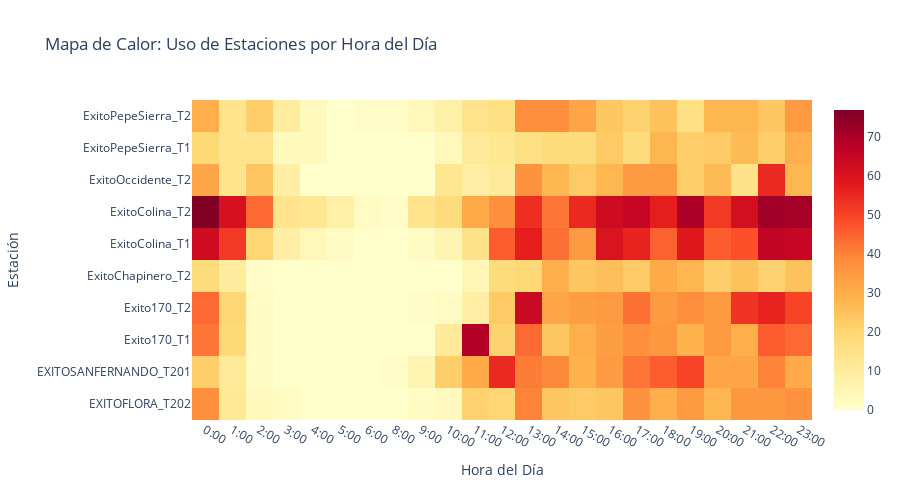

Write notebook code for a chart like this one.
### Markdown cell above
---

# 7️⃣ Mapa de Calor: Uso por Estación y Tiempo

## 🎯 ¿Para qué sirve este gráfico?

Visualiza patrones de uso **combinando estación y tiempo** mediante un heatmap que muestra concentraciones de actividad.

## 💼 Valor Empresarial

- **Expansión Estratégica**: Identifica zonas geográficas y horarios con demanda insatisfecha
- **Redistribución de Capacidad**: Mueve recursos de estaciones subutilizadas a zonas de alta demanda
- **Partnerships Estratégicos**: Identifica ubicaciones para alianzas con comercios cercanos
- **Análisis Competitivo**: Compara performance entre estaciones para identificar mejores prácticas
- **Customer Experience**: Reduce tiempos de espera balanceando carga entre estaciones

## 📈 Visualización

### Code cell
# Crear heatmap de uso por estación y hora del día
df_heatmap = df.copy()
df_heatmap['hora'] = df_heatmap['start_date_time'].dt.hour
df_heatmap['dia_semana'] = df_heatmap['start_date_time'].dt.dayofweek

# Crear matriz de transacciones por estación y hora
top_estaciones = df['evse_uid'].value_counts().head(10).index.tolist()
df_heatmap_top = df_heatmap[df_heatmap['evse_uid'].isin(top_estaciones)]

matriz_estacion_hora = df_heatmap_top.pivot_table(
    index='evse_uid',
    columns='hora',
    values='id',
    aggfunc='count',
    fill_value=0
)

import plotly.graph_objects as go

fig7 = go.Figure(data=go.Heatmap(
    z=matriz_estacion_hora.values,
    x=[f'{h}:00' for h in matriz_estacion_hora.columns],
    y=matriz_estacion_hora.index,
    colorscale='YlOrRd',
    hovertemplate='Estación: %{y}<br>Hora: %{x}<br>Transacciones: %{z}<extra></extra>'
))

fig7.update_layout(
    title='Mapa de Calor: Uso de Estaciones por Hora del Día',
    xaxis_title='Hora del Día',
    yaxis_title='Estación',
    height=500,
    template='plotly_white'
)

fig7.show()

### Figure 1 — Plotly figure (JSON) as saved in the notebook; plotly's stock layout.template omitted (floating-point values rounded to 4 significant figures; data arrays with more than 128 entries replaced by an {"elided": "..."} marker saying what was removed)
{"data": [{"colorscale": [[0, "rgb(255,255,204)"], [0.125, "rgb(255,237,160)"], [0.25, "rgb(254,217,118)"], [0.375, "rgb(254,178,76)"], [0.5, "rgb(253,141,60)"], [0.625, "rgb(252,78,42)"], [0.75, "rgb(227,26,28)"], [0.875, "rgb(189,0,38)"], [1, "rgb(128,0,38)"]], "hovertemplate": "Estación: %{y}<br>Hora: %{x}<br>Transacciones: %{z}<extra></extra>", "type": "heatmap", "x": ["0:00", "1:00", "2:00", "3:00", "4:00", "5:00", "6:00", "8:00", "9:00", "10:00", "11:00", "12:00", "13:00", "14:00", "15:00", "16:00", "17:00", "18:00", "19:00", "20:00", "21:00", "22:00", "23:00"], "y": ["EXITOFLORA_T202", "EXITOSANFERNANDO_T201", "Exito170_T1", "Exito170_T2", "ExitoChapinero_T2", "ExitoColina_T1", "ExitoColina_T2", "ExitoOccidente_T2", "ExitoPepeSierra_T1", "ExitoPepeSierra_T2"], "z": {"elided": "10x23 int values"}}], "layout": {"height": 500, "title": {"text": "Mapa de Calor: Uso de Estaciones por Hora del Día"}, "xaxis": {"title": {"text": "Hora del Día"}}, "yaxis": {"title": {"text": "Estación"}}}}
